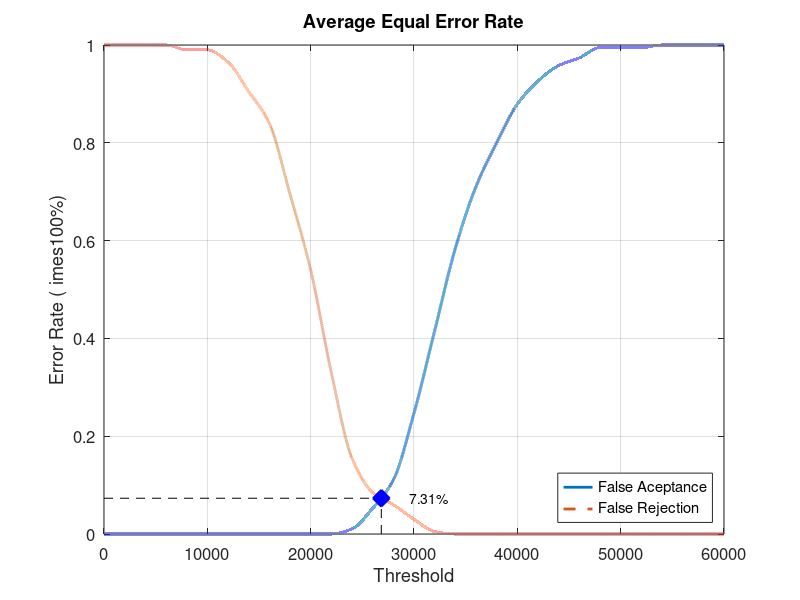
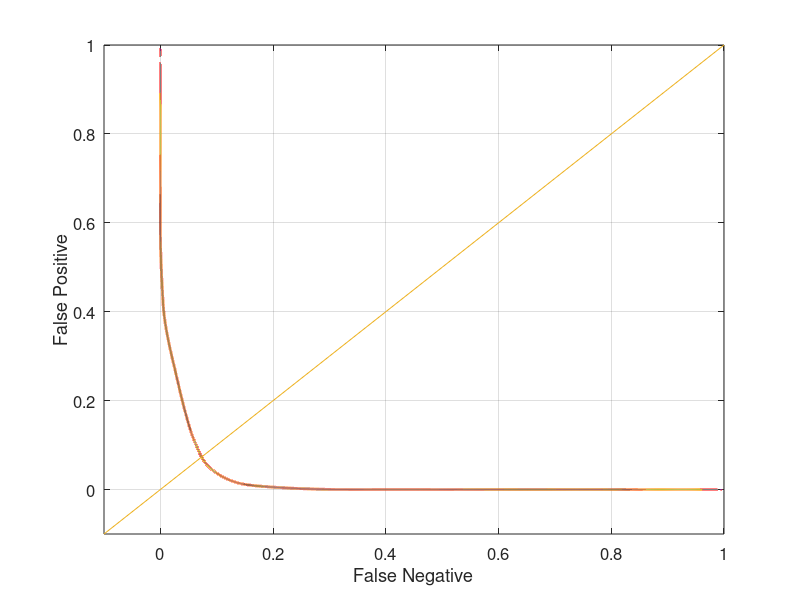

MATLAB code for these plots, in order:
close all;
clear;
clc;
x = 0:2000:60000;
xq = 0:0.5:60000;

y0 = [0 0 0 0 0 0 0 0 0 0 0 0 0.0105263 0.0526316 0.110526 0.247368 0.415789 0.584211 0.710526 0.8 0.878947 0.926316 0.957895 0.973684 0.994737 0.994737 0.994737 1 1 1 1]
yy0 = interp1(x, y0, xq, 'pchip');
y1 = [1 1 1 1 0.99 0.99 0.965 0.905 0.84 0.695 0.54 0.33 0.155 0.085 0.06 0.03 0.005 0 0 0 0 0 0 0 0 0 0 0 0 0 0]
yy1 = interp1(x, y1, xq, 'pchip');

% Calculating EER: 
y2 = abs(y0 - y1);
find(y2 == min(y2))
yy2 = abs(yy0 - yy1);
xEER = find(yy2 == min(yy2));
xEERIndex = xq(xEER) % X-axis EER
yEER = yy0(xEER) % Y-axis EER

main = figure
plot(xq, yy0,'-','LineWidth', 2);	hold on
plot(xq, yy1,'--','LineWidth', 2);	hold on
plot([xEERIndex xEERIndex], [0 yEER], 'k--');	hold on
plot([0 xEERIndex], [yEER yEER], 'k--');	hold on
plot(xEERIndex, yEER, 'bx', 'LineWidth', 10);	hold on
text(xEERIndex + 10 * xEERIndex / 100, yEER, [num2str(round((10000 * yEER)) / 100) '%'])
legend('False Aceptance', 'False Rejection', 'Location', 'SouthEast')
xlabel('Threshold')
ylabel('Error Rate (	imes100%)')
title('Average Equal Error Rate')
set(gca, 'FontSize', 12)
axis([0 60000 0 1])
grid on

print(main, 'Database4_1Main', '-dpng');
FNRxFPR = figure('Color', [1 1 1]);
plot(yy1, yy0, '-', yy1, yy0, 'LineWidth', 2);
hold on
y = -0.1:0.1:1
plot(y, y); 
set(gca, 'FontSize', 12)
xlabel('False Negative')
ylabel('False Positive')
axis([-0.1 1 -0.1 1])
set(gca, 'FontSize', 12)
grid on

print(FNRxFPR, 'Database4_1FNRxFPR','-dpng');
